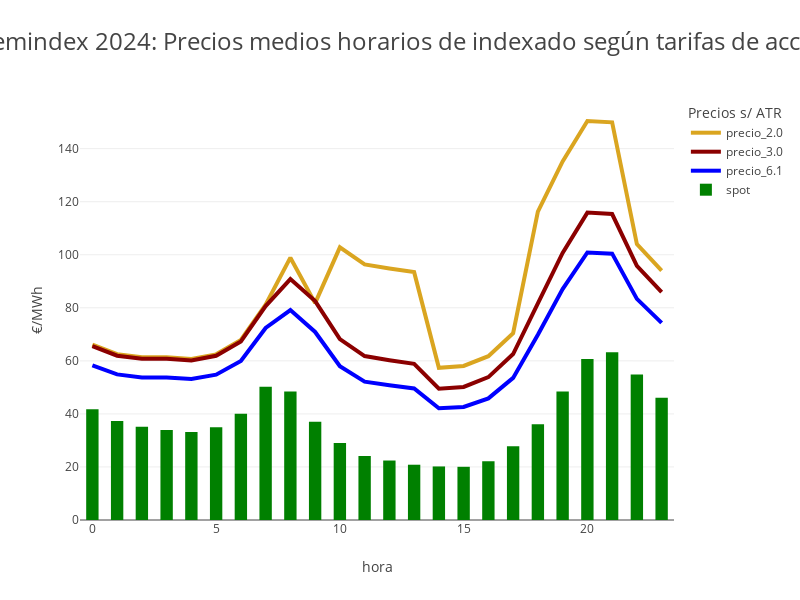

Notebook source saved alongside this figure:
### Code cell
graf_pt1=graf_pt1.add_bar(y=pt1['spot'], name='spot', marker_color='green', width=0.5)
graf_pt1.update_layout(
    
    title_font_size=24,
    )

graf_pt1

### Figure 1 — Plotly figure (JSON) as saved in the notebook; plotly's stock layout.template omitted (floating-point values rounded to 4 significant figures)
{"data": [{"hovertemplate": "Precios s/ ATR=precio_2.0<br>hora=%{x}<br>€/MWh=%{y}<extra></extra>", "legendgroup": "precio_2.0", "line": {"color": "goldenrod", "dash": "solid", "width": 4}, "marker": {"symbol": "circle"}, "mode": "lines", "name": "precio_2.0", "orientation": "v", "showlegend": true, "type": "scatter", "x": [0, 1, 2, 3, 4, 5, 6, 7, 8, 9, 10, 11, 12, 13, 14, 15, 16, 17, 18, 19, 20, 21, 22, 23], "xaxis": "x", "y": [66.15, 62.51, 61.34, 61.32, 60.7, 62.46, 67.88, 81.2, 98.9, 81.77, 102.8, 96.38, 94.83, 93.45, 57.4, 58.09, 61.77, 70.43, 116.3, 135.2, 150.4, 149.9, 104.0, 94.04], "yaxis": "y"}, {"hovertemplate": "Precios s/ ATR=precio_3.0<br>hora=%{x}<br>€/MWh=%{y}<extra></extra>", "legendgroup": "precio_3.0", "line": {"color": "darkred", "dash": "solid", "width": 4}, "marker": {"symbol": "circle"}, "mode": "lines", "name": "precio_3.0", "orientation": "v", "showlegend": true, "type": "scatter", "x": [0, 1, 2, 3, 4, 5, 6, 7, 8, 9, 10, 11, 12, 13, 14, 15, 16, 17, 18, 19, 20, 21, 22, 23], "xaxis": "x", "y": [65.59, 61.95, 60.78, 60.76, 60.14, 61.9, 67.32, 80.64, 90.82, 82.53, 68.22, 61.82, 60.26, 58.89, 49.47, 50.17, 53.87, 62.58, 81.71, 100.7, 115.9, 115.4, 95.81, 85.89], "yaxis": "y"}, {"hovertemplate": "Precios s/ ATR=precio_6.1<br>hora=%{x}<br>€/MWh=%{y}<extra></extra>", "legendgroup": "precio_6.1", "line": {"color": "blue", "dash": "solid", "width": 4}, "marker": {"symbol": "circle"}, "mode": "lines", "name": "precio_6.1", "orientation": "v", "showlegend": true, "type": "scatter", "x": [0, 1, 2, 3, 4, 5, 6, 7, 8, 9, 10, 11, 12, 13, 14, 15, 16, 17, 18, 19, 20, 21, 22, 23], "xaxis": "x", "y": [58.33, 54.9, 53.75, 53.7, 53.15, 54.8, 59.98, 72.39, 79.16, 70.89, 58.0, 52.17, 50.78, 49.57, 42.11, 42.62, 45.85, 53.58, 69.88, 87.06, 100.9, 100.4, 83.38, 74.3], "yaxis": "y"}, {"marker": {"color": "green"}, "name": "spot", "type": "bar", "width": 0.5, "y": [41.76, 37.35, 35.18, 33.93, 33.15, 34.96, 40.03, 50.22, 48.46, 37.06, 29.06, 24.16, 22.42, 20.84, 20.19, 20.06, 22.15, 27.81, 36.06, 48.48, 60.72, 63.2, 54.89, 46.1]}], "layout": {"height": 600, "legend": {"title": {"text": "Precios s/ ATR"}, "tracegroupgap": 0}, "title": {"font": {"size": 24}, "text": "Telemindex 2024: Precios medios horarios de indexado según tarifas de acceso"}, "width": 800, "xaxis": {"anchor": "y", "domain": [0, 1], "title": {"text": "hora"}}, "yaxis": {"anchor": "x", "domain": [0, 1], "title": {"text": "€/MWh"}}}}
